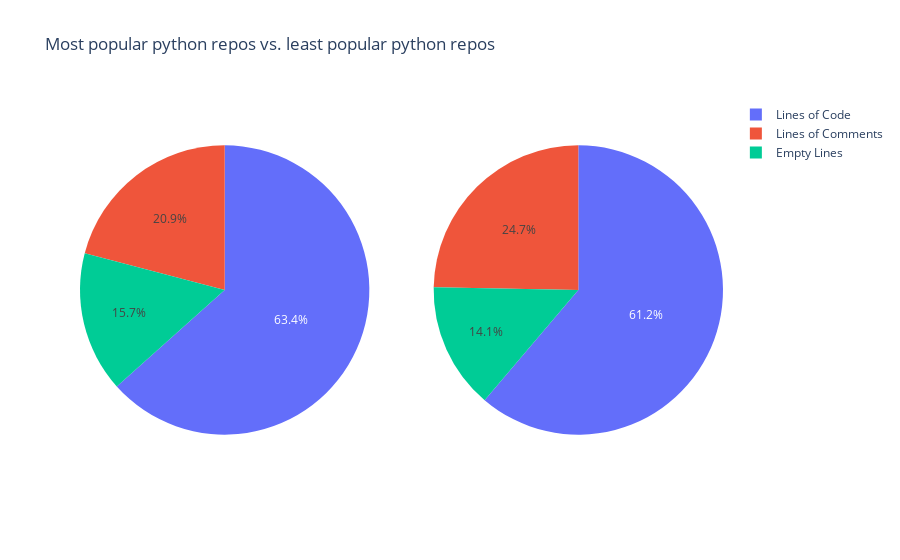

Source (notebook cell):
### Code cell
import plotly.graph_objects as go
from plotly.subplots import make_subplots

fig = make_subplots(
    rows=1, cols=2, specs=[[{"type": "pie"}, {"type": "pie"}]],
)

labels = ['Lines of Code','Lines of Comments','Empty Lines']
values = [df_python_best['codelines'].values.sum(), df_python_best['commentlines'].values.sum(), df_python_best['emptylines'].values.sum()]

# Add traces
fig.add_trace(go.Pie(labels=labels,
                    values=values,
                    name="Most popular python repositories")
              ,row=1, col=1
             )

labels = ['Lines of Code','Lines of Comments','Empty Lines']
values = [df_python_worst['codelines'].values.sum(), df_python_worst['commentlines'].values.sum(), df_python_worst['emptylines'].values.sum()]



# Add traces
fig.add_trace(go.Pie(labels=labels,
                    values=values,
                    name="Least popular python repositories")
              ,row=1,col=2,
             )

fig.update_layout(
    title_text="Most popular python repos vs. least popular python repos"
)

fig.show()

### Figure 1 — Plotly figure (JSON) as saved in the notebook; plotly's stock layout.template omitted (floating-point values rounded to 4 significant figures)
{"data": [{"domain": {"x": [0, 0.45], "y": [0, 1]}, "labels": ["Lines of Code", "Lines of Comments", "Empty Lines"], "name": "Most popular python repositories", "type": "pie", "values": [20685731, 6825771, 5117682]}, {"domain": {"x": [0.55, 1], "y": [0, 1]}, "labels": ["Lines of Code", "Lines of Comments", "Empty Lines"], "name": "Least popular python repositories", "type": "pie", "values": [41323447, 16674288, 9509637]}], "layout": {"title": {"text": "Most popular python repos vs. least popular python repos"}}}
